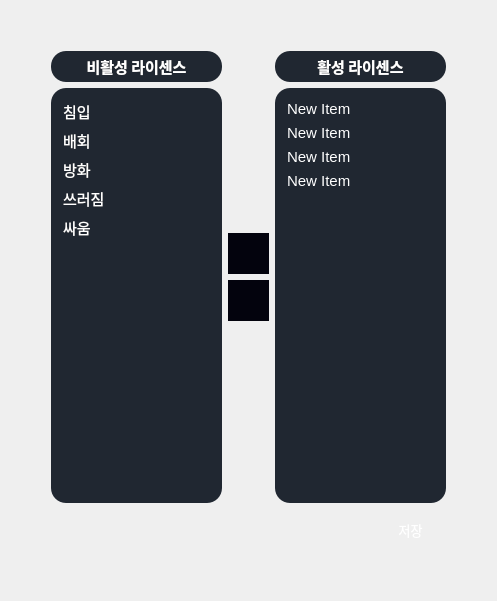
                <widget class="QWidget" name="license_page">
                 <layout class="QHBoxLayout" name="horizontalLayout_18">
                  <item>
                   <layout class="QVBoxLayout" name="verticalLayout_46">
                    <item>
                     <spacer name="verticalSpacer_21">
                      <property name="orientation">
                       <enum>Qt::Orientation::Vertical</enum>
                      </property>
                      <property name="sizeHint" stdset="0">
                       <size>
                        <width>20</width>
                        <height>40</height>
                       </size>
                      </property>
                     </spacer>
                    </item>
                    <item>
                     <layout class="QHBoxLayout" name="horizontalLayout_46">
                      <item>
                       <spacer name="horizontalSpacer_42">
                        <property name="orientation">
                         <enum>Qt::Orientation::Horizontal</enum>
                        </property>
                        <property name="sizeHint" stdset="0">
                         <size>
                          <width>40</width>
                          <height>20</height>
                         </size>
                        </property>
                       </spacer>
                      </item>
                      <item>
                       <layout class="QVBoxLayout" name="verticalLayout_38">
                        <item>
                         <layout class="QHBoxLayout" name="horizontalLayout_42">
                          <item>
                           <layout class="QVBoxLayout" name="verticalLayout_39">
                            <item>
                             <widget class="QLabel" name="non_active_license_label">
                              <property name="minimumSize">
                               <size>
                                <width>171</width>
                                <height>31</height>
                               </size>
                              </property>
                              <property name="maximumSize">
                               <size>
                                <width>171</width>
                                <height>31</height>
                               </size>
                              </property>
                              <property name="font">
                               <font>
                                <family>Ubuntu Light</family>
                                <pointsize>11</pointsize>
                                <bold>true</bold>
                               </font>
                              </property>
                              <property name="styleSheet">
                               <string notr="true">color: rgb(255, 255, 255);
border-radius: 15px;
background-color: rgb(32,39,49);

</string>
                              </property>
                              <property name="text">
                               <string>비활성 라이센스</string>
                              </property>
                              <property name="alignment">
                               <set>Qt::AlignmentFlag::AlignCenter</set>
                              </property>
                             </widget>
                            </item>
                            <item>
                             <widget class="QWidget" name="widget_3" native="true">
                              <property name="minimumSize">
                               <size>
                                <width>171</width>
                                <height>0</height>
                               </size>
                              </property>
                              <property name="maximumSize">
                               <size>
                                <width>171</width>
                                <height>16777215</height>
                               </size>
                              </property>
                              <property name="styleSheet">
                               <string notr="true">color: rgb(255, 255, 255);
border-radius: 15px;
background-color: rgb(32,39,49);

</string>
                              </property>
                              <layout class="QVBoxLayout" name="verticalLayout_40">
                               <item>
                                <widget class="QListWidget" name="non_active_license_list">
                                 <property name="minimumSize">
                                  <size>
                                   <width>156</width>
                                   <height>397</height>
                                  </size>
                                 </property>
                                 <property name="maximumSize">
                                  <size>
                                   <width>156</width>
                                   <height>16777215</height>
                                  </size>
                                 </property>
                                 <property name="font">
                                  <font>
                                   <pointsize>11</pointsize>
                                   <italic>false</italic>
                                   <bold>false</bold>
                                   <underline>false</underline>
                                   <strikeout>false</strikeout>
                                   <kerning>true</kerning>
                                  </font>
                                 </property>
                                 <property name="focusPolicy">
                                  <enum>Qt::FocusPolicy::NoFocus</enum>
                                 </property>
                                 <property name="contextMenuPolicy">
                                  <enum>Qt::ContextMenuPolicy::DefaultContextMenu</enum>
                                 </property>
                                 <property name="acceptDrops">
                                  <bool>true</bool>
                                 </property>
                                 <property name="styleSheet">
                                  <string notr="true">QListWidget::item {
    padding: 3px;
}
QListWidget::item:selected {
    background-color: rgba(19, 193, 13, 200);
    border: 2px solid green;
    border-radius: 5px; /* 둥근 테두리 추가 */
}
</string>
                                 </property>
                                 <property name="frameShape">
                                  <enum>QFrame::Shape::NoFrame</enum>
                                 </property>
                                 <property name="lineWidth">
                                  <number>1</number>
                                 </property>
                                 <property name="editTriggers">
                                  <set>QAbstractItemView::EditTrigger::NoEditTriggers</set>
                                 </property>
                                 <property name="tabKeyNavigation">
                                  <bool>false</bool>
                                 </property>
                                 <property name="showDropIndicator" stdset="0">
                                  <bool>true</bool>
                                 </property>
                                 <property name="dragEnabled">
                                  <bool>true</bool>
                                 </property>
                                 <property name="dragDropMode">
                                  <enum>QAbstractItemView::DragDropMode::NoDragDrop</enum>
                                 </property>
                                 <property name="defaultDropAction">
                                  <enum>Qt::DropAction::IgnoreAction</enum>
                                 </property>
                                 <property name="selectionMode">
                                  <enum>QAbstractItemView::SelectionMode::ExtendedSelection</enum>
                                 </property>
                                 <property name="textElideMode">
                                  <enum>Qt::TextElideMode::ElideLeft</enum>
                                 </property>
                                 <property name="verticalScrollMode">
                                  <enum>QAbstractItemView::ScrollMode::ScrollPerItem</enum>
                                 </property>
                                 <property name="movement">
                                  <enum>QListView::Movement::Static</enum>
                                 </property>
                                 <property name="flow">
                                  <enum>QListView::Flow::TopToBottom</enum>
                                 </property>
                                 <property name="isWrapping" stdset="0">
                                  <bool>false</bool>
                                 </property>
                                 <property name="resizeMode">
                                  <enum>QListView::ResizeMode::Fixed</enum>
                                 </property>
                                 <property name="layoutMode">
                                  <enum>QListView::LayoutMode::SinglePass</enum>
                                 </property>
                                 <property name="spacing">
                                  <number>1</number>
                                 </property>
                                 <property name="modelColumn">
                                  <number>0</number>
                                 </property>
                                 <property name="uniformItemSizes">
                                  <bool>true</bool>
                                 </property>
                                 <property name="wordWrap">
                                  <bool>false</bool>
                                 </property>
                                 <property name="selectionRectVisible">
                                  <bool>true</bool>
                                 </property>
                                 <item>
                                  <property name="text">
                                   <string>침입</string>
                                  </property>
                                 </item>
                                 <item>
                                  <property name="text">
                                   <string>배회</string>
                                  </property>
                                 </item>
                                 <item>
                                  <property name="text">
                                   <string>방화</string>
                                  </property>
                                 </item>
                                 <item>
                                  <property name="text">
                                   <string>쓰러짐</string>
                                  </property>
                                 </item>
                                 <item>
                                  <property name="text">
                                   <string>싸움</string>
                                  </property>
                                 </item>
                                </widget>
                               </item>
                              </layout>
                             </widget>
                            </item>
                           </layout>
                          </item>
                          <item>
                           <layout class="QVBoxLayout" name="verticalLayout_41">
                            <item>
                             <spacer name="verticalSpacer_16">
                              <property name="orientation">
                               <enum>Qt::Orientation::Vertical</enum>
                              </property>
                              <property name="sizeHint" stdset="0">
                               <size>
                                <width>20</width>
                                <height>40</height>
                               </size>
                              </property>
                             </spacer>
                            </item>
                            <item>
                             <widget class="QPushButton" name="license_add_bnt">
                              <property name="minimumSize">
                               <size>
                                <width>41</width>
                                <height>41</height>
                               </size>
                              </property>
                              <property name="maximumSize">
                               <size>
                                <width>41</width>
                                <height>41</height>
                               </size>
                              </property>
                              <property name="font">
                               <font>
                                <pointsize>10</pointsize>
                               </font>
                              </property>
                              <property name="cursor">
                               <cursorShape>PointingHandCursor</cursorShape>
                              </property>
                              <property name="styleSheet">
                               <string notr="true">background-color: rgb(3, 3, 13);
border: 1px solid rgb(3, 3, 13);
color: rgb(255, 255, 255);

</string>
                              </property>
                              <property name="text">
                               <string/>
                              </property>
                              <property name="icon">
                               <iconset resource="../resourece.qrc">
                                <normaloff>:/ui/ui/images/ico_arrow_right.svg</normaloff>:/ui/ui/images/ico_arrow_right.svg</iconset>
                              </property>
                              <property name="iconSize">
                               <size>
                                <width>31</width>
                                <height>50</height>
                               </size>
                              </property>
                             </widget>
                            </item>
                            <item>
                             <widget class="QPushButton" name="license_remove_bnt">
                              <property name="minimumSize">
                               <size>
                                <width>41</width>
                                <height>41</height>
                               </size>
                              </property>
                              <property name="maximumSize">
                               <size>
                                <width>41</width>
                                <height>41</height>
                               </size>
                              </property>
                              <property name="font">
                               <font>
                                <pointsize>10</pointsize>
                               </font>
                              </property>
                              <property name="cursor">
                               <cursorShape>PointingHandCursor</cursorShape>
                              </property>
                              <property name="layoutDirection">
                               <enum>Qt::LayoutDirection::LeftToRight</enum>
                              </property>
                              <property name="styleSheet">
                               <string notr="true">background-color: rgb(3, 3, 13);
border: 1px solid rgb(3, 3, 13);
color: rgb(255, 255, 255);

Rotation: ( origin.x: 25; origin.y: 25; angle: 45);</string>
                              </property>
                              <property name="text">
                               <string/>
                              </property>
                              <property name="icon">
                               <iconset resource="../resourece.qrc">
                                <normaloff>:/ui/ui/images/ico_arrow_left.svg</normaloff>:/ui/ui/images/ico_arrow_left.svg</iconset>
                              </property>
                              <property name="iconSize">
                               <size>
                                <width>31</width>
                                <height>50</height>
                               </size>
                              </property>
                             </widget>
                            </item>
                            <item>
                             <spacer name="verticalSpacer_18">
                              <property name="orientation">
                               <enum>Qt::Orientation::Vertical</enum>
                              </property>
                              <property name="sizeHint" stdset="0">
                               <size>
                                <width>20</width>
                                <height>40</height>
                               </size>
                              </property>
                             </spacer>
                            </item>
                           </layout>
                          </item>
                          <item>
                           <layout class="QVBoxLayout" name="verticalLayout_42">
                            <item>
                             <widget class="QLabel" name="active_license_label">
                              <property name="minimumSize">
                               <size>
                                <width>171</width>
                                <height>31</height>
                               </size>
                              </property>
                              <property name="maximumSize">
                               <size>
                                <width>171</width>
                                <height>31</height>
                               </size>
                              </property>
                              <property name="font">
                               <font>
                                <family>Ubuntu Light</family>
                                <pointsize>11</pointsize>
                                <bold>true</bold>
                               </font>
                              </property>
                              <property name="styleSheet">
                               <string notr="true">color: rgb(255, 255, 255);
border-radius: 15px;
background-color: rgb(32,39,49);

</string>
                              </property>
                              <property name="text">
                               <string>활성 라이센스</string>
                              </property>
                              <property name="alignment">
                               <set>Qt::AlignmentFlag::AlignCenter</set>
                              </property>
                             </widget>
                            </item>
                            <item>
                             <widget class="QWidget" name="widget_4" native="true">
                              <property name="minimumSize">
                               <size>
                                <width>171</width>
                                <height>0</height>
                               </size>
                              </property>
                              <property name="maximumSize">
                               <size>
                                <width>171</width>
                                <height>16777215</height>
                               </size>
                              </property>
                              <property name="styleSheet">
                               <string notr="true">color: rgb(255, 255, 255);
border-radius: 15px;
background-color: rgb(32,39,49);

</string>
                              </property>
                              <layout class="QVBoxLayout" name="verticalLayout_43">
                               <item>
                                <widget class="QListWidget" name="active_license_list">
                                 <property name="minimumSize">
                                  <size>
                                   <width>156</width>
                                   <height>397</height>
                                  </size>
                                 </property>
                                 <property name="maximumSize">
                                  <size>
                                   <width>156</width>
                                   <height>16777215</height>
                                  </size>
                                 </property>
                                 <property name="font">
                                  <font>
                                   <pointsize>11</pointsize>
                                   <italic>false</italic>
                                   <bold>false</bold>
                                   <underline>false</underline>
                                   <strikeout>false</strikeout>
                                   <kerning>true</kerning>
                                  </font>
                                 </property>
                                 <property name="focusPolicy">
                                  <enum>Qt::FocusPolicy::NoFocus</enum>
                                 </property>
                                 <property name="acceptDrops">
                                  <bool>true</bool>
                                 </property>
                                 <property name="styleSheet">
                                  <string notr="true">QListWidget::item {
    padding: 3px;
}
QListWidget::item:selected {
    background-color: rgba(19, 193, 13, 200);
    border: 2px solid green;
    border-radius: 5px; /* 둥근 테두리 추가 */
}
</string>
                                 </property>
                                 <property name="frameShape">
                                  <enum>QFrame::Shape::NoFrame</enum>
                                 </property>
                                 <property name="lineWidth">
                                  <number>1</number>
                                 </property>
                                 <property name="editTriggers">
                                  <set>QAbstractItemView::EditTrigger::NoEditTriggers</set>
                                 </property>
                                 <property name="tabKeyNavigation">
                                  <bool>false</bool>
                                 </property>
                                 <property name="showDropIndicator" stdset="0">
                                  <bool>false</bool>
                                 </property>
                                 <property name="dragEnabled">
                                  <bool>true</bool>
                                 </property>
                                 <property name="dragDropMode">
                                  <enum>QAbstractItemView::DragDropMode::NoDragDrop</enum>
                                 </property>
                                 <property name="defaultDropAction">
                                  <enum>Qt::DropAction::IgnoreAction</enum>
                                 </property>
                                 <property name="selectionMode">
                                  <enum>QAbstractItemView::SelectionMode::ExtendedSelection</enum>
                                 </property>
                                 <property name="textElideMode">
                                  <enum>Qt::TextElideMode::ElideLeft</enum>
                                 </property>
                                 <property name="verticalScrollMode">
                                  <enum>QAbstractItemView::ScrollMode::ScrollPerItem</enum>
                                 </property>
                                 <property name="movement">
                                  <enum>QListView::Movement::Static</enum>
                                 </property>
                                 <property name="flow">
                                  <enum>QListView::Flow::TopToBottom</enum>
                                 </property>
                                 <property name="isWrapping" stdset="0">
                                  <bool>false</bool>
                                 </property>
                                 <property name="resizeMode">
                                  <enum>QListView::ResizeMode::Fixed</enum>
                                 </property>
                                 <property name="layoutMode">
                                  <enum>QListView::LayoutMode::SinglePass</enum>
                                 </property>
                                 <property name="spacing">
                                  <number>1</number>
                                 </property>
                                 <property name="modelColumn">
                                  <number>0</number>
                                 </property>
                                 <property name="uniformItemSizes">
                                  <bool>true</bool>
                                 </property>
                                 <property name="wordWrap">
                                  <bool>false</bool>
                                 </property>
                                 <property name="selectionRectVisible">
                                  <bool>true</bool>
                                 </property>
                                 <item>
                                  <property name="text">
                                   <string>New Item</string>
                                  </property>
                                 </item>
                                 <item>
                                  <property name="text">
                                   <string>New Item</string>
                                  </property>
                                 </item>
                                 <item>
                                  <property name="text">
                                   <string>New Item</string>
                                  </property>
                                 </item>
                                 <item>
                                  <property name="text">
                                   <string>New Item</string>
                                  </property>
                                 </item>
                                </widget>
                               </item>
                              </layout>
                             </widget>
                            </item>
                           </layout>
                          </item>
                         </layout>
                        </item>
                        <item>
                         <layout class="QHBoxLayout" name="horizontalLayout_43">
                          <item>
                           <spacer name="horizontalSpacer_39">
                            <property name="orientation">
                             <enum>Qt::Orientation::Horizontal</enum>
                            </property>
                            <property name="sizeHint" stdset="0">
                             <size>
                              <width>40</width>
                              <height>20</height>
                             </size>
                            </property>
                           </spacer>
                          </item>
                          <item>
                           <widget class="QPushButton" name="license_save_bnt">
                            <property name="sizePolicy">
                             <sizepolicy hsizetype="Preferred" vsizetype="Preferred">
                              <horstretch>0</horstretch>
                              <verstretch>0</verstretch>
                             </sizepolicy>
                            </property>
                            <property name="minimumSize">
                             <size>
                              <width>71</width>
                              <height>41</height>
                             </size>
                            </property>
                            <property name="maximumSize">
                             <size>
                              <width>71</width>
                              <height>41</height>
                             </size>
                            </property>
                            <property name="font">
                             <font>
                              <pointsize>10</pointsize>
                             </font>
                            </property>
                            <property name="cursor">
                             <cursorShape>PointingHandCursor</cursorShape>
                            </property>
                            <property name="styleSheet">
                             <string notr="true">background-color: qlineargradient(
    spread:pad,
    x1:0, y1:0, x2:0, y2:1,
    stop:0.0 rgba(112, 210, 112, 255),
    stop:0.3 rgba(0, 196, 0, 255)
);
color: rgb(255, 255, 255);
border-radius: 20px;

</string>
                            </property>
                            <property name="text">
                             <string>저장</string>
                            </property>
                           </widget>
                          </item>
                         </layout>
                        </item>
                       </layout>
                      </item>
                      <item>
                       <spacer name="horizontalSpacer_43">
                        <property name="orientation">
                         <enum>Qt::Orientation::Horizontal</enum>
                        </property>
                        <property name="sizeHint" stdset="0">
                         <size>
                          <width>40</width>
                          <height>20</height>
                         </size>
                        </property>
                       </spacer>
                      </item>
                     </layout>
                    </item>
                    <item>
                     <spacer name="verticalSpacer_22">
                      <property name="orientation">
                       <enum>Qt::Orientation::Vertical</enum>
                      </property>
                      <property name="sizeHint" stdset="0">
                       <size>
                        <width>20</width>
                        <height>40</height>
                       </size>
                      </property>
                     </spacer>
                    </item>
                   </layout>
                  </item>
                 </layout>
                </widget>
